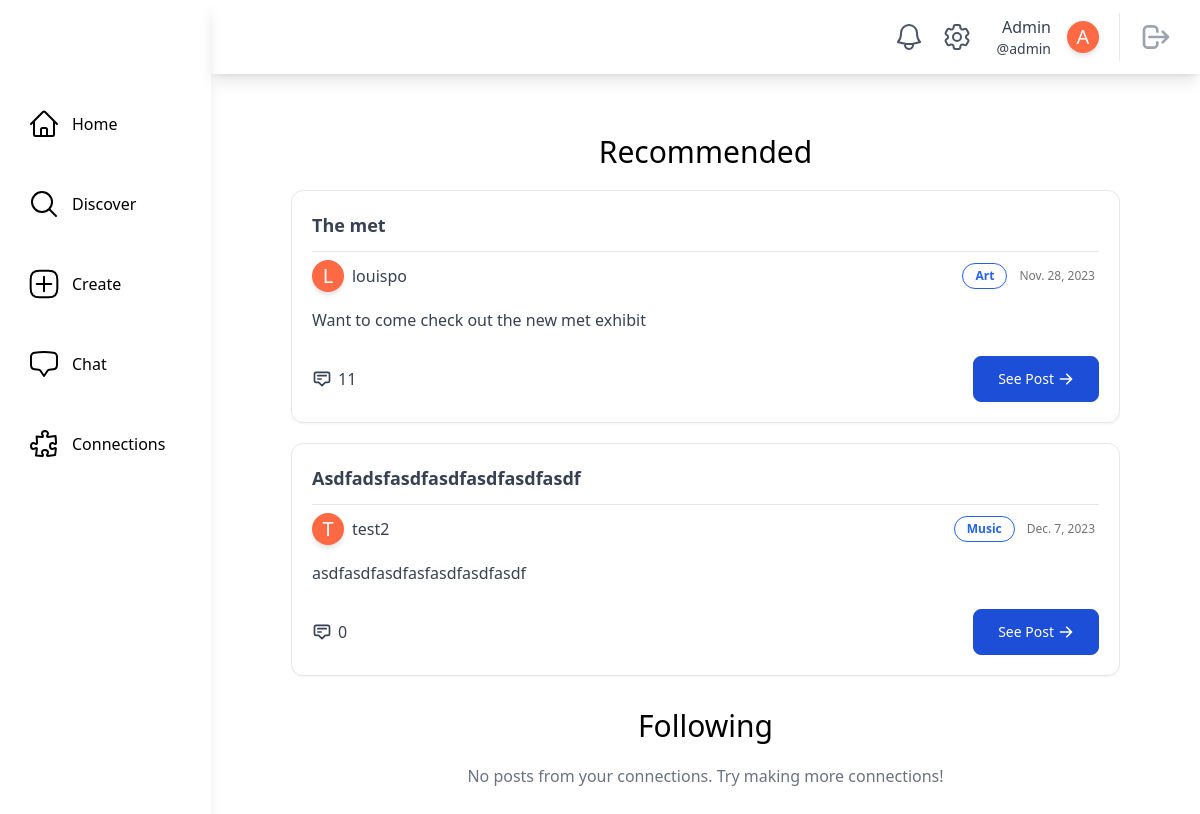
/home/ (signed in), run on an earlier commit of the app's database.
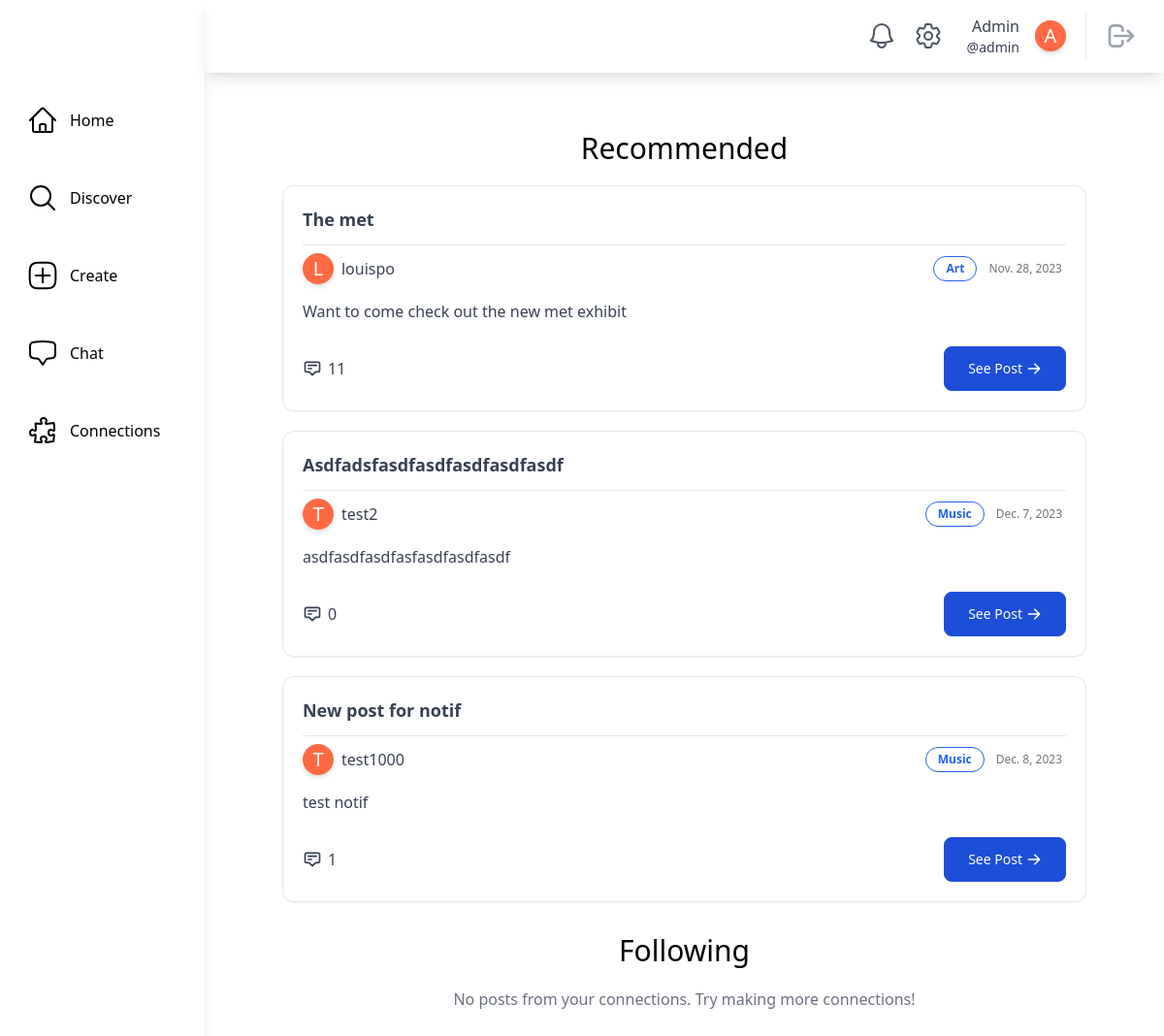
And on a later commit of the database.
### main/models.py (models this page shows, shortened)
class SocialUser(AbstractUser):
    class Pronouns(models.IntegerChoices):
        SHE = 1, _("She/Her")
        HE = 2, _("He/Him")
        THEY = 3, _("They/Them")
        OTHER = 4, _("Other/Prefer Not To Say")
    username = models.CharField(max_length=30, unique=True)
    email = models.EmailField(unique=True, default="@nyu.edu")
    full_name = models.CharField(max_length=50, default="")
    pronouns = models.IntegerField(default=Pronouns.OTHER, choices=Pronouns.choices)
    date_of_birth = models.DateField(null=True, validators=[validate_age])
    major = models.CharField(max_length=100, default="undeclared")
    tags = models.ManyToManyField(InterestTag, related_name="tags")
    profile_picture = models.ImageField(
        upload_to="profile_pics/", null=True, blank=True
    )
    timestamp = models.DateTimeField("timestamp", default=timezone.now)  # joined

class InterestTag(models.Model):
    name = models.CharField(max_length=50, unique=True)
    class Meta:
        db_table = "interest_tags"
        verbose_name_plural = "Interest Tags"
    def __str__(self):
        return self.name

### posts/models.py (models this page shows, shortened)
class ActivityPost(models.Model):
    class PostStatus(models.IntegerChoices):
        DRAFT = 1, _("Draft")
        ACTIVE = 2, _("Active")
        ARCHIVED = 3, _("Archived")
    class Meta:
        db_table = "activity_posts"
        verbose_name_plural = "Activity Posts"
    poster = models.ForeignKey(settings.AUTH_USER_MODEL, on_delete=models.CASCADE)
    timestamp = models.DateTimeField(auto_now_add=True)
    title = models.CharField(max_length=255)
    description = models.TextField(max_length=1023)
    status = models.IntegerField(default=PostStatus.DRAFT, choices=PostStatus.choices)
    tags = models.ManyToManyField(InterestTag)

### main/views.py (the view)
# urls.py: path("home/", views.HomePageView.as_view(), name="home"),
@method_decorator(login_required, name="dispatch")
class HomePageView(LoginRequiredMixin, generic.ListView):
    model = ActivityPost
    template_name = "main/home.html"
    def get_context_data(self, **kwargs):
        context = super().get_context_data(**kwargs)
        interests_posts = ActivityPost.objects.filter(
            tags__in=self.request.user.tags.all(),
            status=ActivityPost.PostStatus.ACTIVE,
        )
        blocked_users = Block.get_blocked_users(self.request.user)
        blocking_users = Block.get_blocking_users(self.request.user)
        context["interests_posts"] = interests_posts.exclude(
            poster__in=blocked_users
        ).exclude(poster__in=blocking_users)
        user_connections = Connection.get_active_connections(self.request.user)
        connected_users = [
            connection.receiver
            if connection.receiver != self.request.user
            else connection.requester
            for connection in user_connections
        ]
        context["connection_posts"] = ActivityPost.objects.filter(
            poster__in=connected_users,
            status=ActivityPost.PostStatus.ACTIVE,
        )
        return context

### main/models.py (called while the page is built)
    @classmethod
    def count_unread_notifications(cls, user):
        return (
            cls.objects.filter(models.Q(recipient_user=user, is_read=False))
            .all()
            .order_by("-timestamp")
            .count()
        )

    @classmethod
    def get_active_connections(cls, user):
        return cls.objects.filter(
            (models.Q(requester=user) | models.Q(receiver=user))
            & models.Q(status=Connection.ConnectionStatus.CONNECTED)
        ).all()

    @classmethod
    def get_blocked_users(cls, user):
        return user.blocked_users.all().order_by("timestamp").values("blocked_user")

    @classmethod
    def get_blocking_users(cls, user):
        return user.blocking_users.all().values("blocker")

### theme/templatetags/theme_customfilters.py (called while the page is built)
@register.filter
def count_unread_notifications(user):
    return Notification.count_unread_notifications(user)

### main/templates/main/home.html (shortened to what this page needs)
{% extends "base.html" %}
{% block content %}
    <div class="m-20 mt-5 overflow-auto">
        <div class="justify-center">
            <div class="container mx-auto mt-10 mb-10 overflow-scroll">
                <div class="text-3xl mb-5 text-center">Recommended</div>
                    {% if interests_posts %}
                        {% for post in interests_posts %}
                            {% if post.poster != user %}
                                <div class="mb-5 w-full">{% include "posts/post_card.html" with post=post %}</div>
                            {% endif %}
                        {% endfor %}
                    {% else %}
                        <p class="text-center text-gray-500">No recommended posts. Try adding some interests in your profile!</p>
                    {% endif %}
                <div class="text-3xl mb-5 text-center">Following</div>
                <div class="mt-5">
                    {% if connection_posts %}
                        {% for post in connection_posts %}
                            {% if post.poster != user %}
                                <div class="mb-5">{% include "posts/post_card.html" with post=post %}</div>
                            {% endif %}
                        {% endfor %}
                    {% else %}
                        <p class="text-center text-gray-500">No posts from your connections. Try making more connections!</p>
                    {% endif %}
                </div>
            </div>
        </div>
    </div>
{% endblock content %}

### theme/templates/base.html (shortened to what this page needs)
{% load static tailwind_tags %}
{% load theme_customfilters %}
<!DOCTYPE html>
<html lang="en">
    <head>
        {% tailwind_css %}
    </head>
    <body class="flex bg-white min-h-screen">
        {% if user.is_authenticated %}
            <div class="h-screen w-full bg-white relative flex overflow-hidden">
                <aside class="h-full shadow-lg w-64 flex flex-col space-y-10 items-start relative bg-white text-black">
                    <div class="h-16 flex items-center w-full">
                    </div>
                    <a href="{% url 'main:home' %}"
                       class="flex items-center ml-6 p-1 rounded hover:bg-gray-100 focus:bg-gray-100 transition duration-200 transform hover:scale-110">
                        <span class="ml-3">Home</span>
                    </a>
                    <a href="{% url 'main:discover' %}"
                       class="flex items-center ml-6 p-1 rounded hover:bg-gray-100 focus:bg-gray-100 transition duration-200 transform hover:scale-110">
                        <svg xmlns="http://www.w3.org/2000/svg"
                             fill="none"
                             viewBox="0 0 24 24"
                             stroke-width="1.5"
                             stroke="currentColor"
                             class="w-8 h-8">
                            <path stroke-linecap="round" stroke-linejoin="round" d="M21 21l-5.197-5.197m0 0A7.5 7.5 0 105.196 5.196a7.5 7.5 0 0010.607 10.607z" />
                        </svg>
                        <span class="ml-3">Discover</span>
                    </a>
                    <a href="{% url 'posts:create_post' %}"
                       class="flex items-center ml-6 p-1 rounded hover:bg-gray-100 focus:bg-gray-100 transition duration-200 transform hover:scale-110">
                        <span class="ml-3">Create</span>
                    </a>
                    <a href="{% url 'chat:chat_room_list' %}"
                       class="flex items-center ml-6 p-1 rounded hover:bg-gray-100 focus:bg-gray-100 transition duration-200 transform hover:scale-110">
                        <span class="ml-3">Chat</span>
                    </a>
                    <a href="{% url 'main:connections' user.username %}"
                       class="flex items-center ml-6 p-1 rounded hover:bg-gray-100 focus:bg-gray-100 transition duration-200 transform hover:scale-110">
                        <span class="ml-3">Connections</span>
                    </a>
                </aside>
                <div class="w-full h-full flex flex-col justify-between">
                    <header class="h-20 w-full flex items-center relative justify-end px-5 shadow-lg">
                        <a href="{% url 'main:notifications' user.username %}"
                           class="relative p-2 text-gray-600 hover:bg-gray-100 hover:text-gray-600 focus:bg-gray-100 focus:text-gray-600 rounded-full">
                           <span class="absolute top-1 left-6 text-xs bg-red-500 text-white font-medium px-1 shadow-lg rounded-full border-2 border-white">
                           </span>
                        </a>
                            <a href="{% url 'main:settings' user.username %}"
                            class="relative p-2 text-gray-600 hover:bg-gray-100 hover:text-gray-600 focus:bg-gray-100 focus:text-gray-600 rounded-full">
                        </a>
                        <a href="{% url 'main:profile_page' user.username %}"
                           class="rounded hover:bg-gray-100 hover:text-gray-600 focus:bg-gray-100 focus:text-gray-600 px-2 ml-2">
                            <div class="flex flex-shrink-0 items-center space-x-4 text-gray-700">
                                <div class="flex flex-col items-end ">
                                    <div class="text-md font-medium ">{{ user.full_name|capfirst }}</div>
                                    <div class="text-sm font-regular">@{{ user.username }}</div>
                                </div>
                                <div class="rounded-full h-8 w-8 bg-[#ff6a45] flex items-center justify-center shadow-md border-white transition duration-200 transform hover:scale-110">
                                    {% if user.profile_picture %}
                                        {% comment %} Profile Picture with same shape {% endcomment %}
                                    {% else %}
                                            <span class="text-white text-xl">{{ user.full_name|first|capfirst }}</span>
                                    {% endif %}
                                </div>
                            </div>
                        </a>
                        <div class="border-l pl-3 ml-3 space-x-1">
                            <button class="relative p-2 text-gray-400 hover:bg-gray-100 hover:text-gray-600 focus:bg-gray-100 focus:text-gray-600 rounded-full">
                                <a href="{% url 'main:logout' %}">
                                    <svg aria-hidden="true"
                                         fill="none"
                                         viewBox="0 0 24 24"
                                         stroke="currentColor"
                                         class="h-8 w-8">
                                        <path stroke-linecap="round" stroke-linejoin="round" stroke-width="2" d="M17 16l4-4m0 0l-4-4m4 4H7m6 4v1a3 3 0 01-3 3H6a3 3 0 01-3-3V7a3 3 0 013-3h4a3 3 0 013 3v1" />
                                    </svg>
                                </a>
                            </button>
                        </div>
                    </header>
                    <main class="max-w-full h-full flex flex-col relative overflow-auto">
                        {% block content %}
                        {% endblock content %}
                    </main>
                </div>
            </div>
        {% endif %}
    </body>
</html>

### posts/templates/posts/post_card.html
<div class="rounded-xl border p-5 shadow-sm bg-white">
    <div class="text-lg font-bold text-gray-700 border-b pb-3">{{ post.title|capfirst }}</div>
    <div class="flex flex-wrap w-full items-center justify-between">
        <a href="{% url 'main:profile_page' post.poster.username %}"
           class="flex items-center hover:bg-gray-100 rounded hover:text-gray-600 focus:bg-gray-100 focus:text-gray-600 mt-2">
           <div class="rounded-full h-8 w-8 bg-[#ff6a45] flex items-center justify-center shadow-md border-white transition duration-200 transform hover:scale-110">
              {% if post.poster.profile_picture %}
                 {% comment %} Profile Picture with same shape {% endcomment %}
              {% else %}
                 <span class="text-white text-xl">{{ post.poster.full_name|first|capfirst }}</span>
              {% endif %}
           </div>
           <div class="flex items-center ml-2">
              <div class="text-md font-regular text-gray-700">{{ post.poster.username }}</div>
           </div>
        </a>
        <div class="flex flex-wrap justify-self-end items-center">
            <div class="flex items-center justify-items-start mr-2 mt-2">
                {% for tag in post.tags.all %}
                    <button class="mr-1 rounded-2xl border border-blue-600 text-blue-600 bg-white px-3 py-1 text-xs font-semibold">{{ tag }}</button>
                {% endfor %}
            </div>
            <div class="text-xs text-neutral-500 text-right mr-1 mt-2">{{ post.timestamp.date }}</div>
        </div>
    </div>
    <div class="mt-4 mb-6">
        <div class="text-gray-700">{{ post.description }}</div>
    </div>
    <div class="w-full flex flex-row justify-between">
        <div class="flex items-center transition text-gray-700 hover:text-gray-700">
            <svg xmlns="http://www.w3.org/2000/svg"
                 class="mr-1.5 h-5 w-5"
                 fill="none"
                 viewBox="0 0 24 24"
                 stroke="currentColor"
                 stroke-width="2">
                <path stroke-linecap="round" stroke-linejoin="round" d="M7 8h10M7 12h4m1 8l-4-4H5a2 2 0 01-2-2V6a2 2 0 012-2h14a2 2 0 012 2v8a2 2 0 01-2 2h-3l-4 4z" />
            </svg>
            <span>{{ post.comments.count }}</span>
        </div>
        <a href="{% url 'posts:post_details' poster=post.poster pk=post.id %}"
           class="inline-flex items-center justify-center px-6 py-3 mb-2 text-sm text-white bg-blue-700 rounded-lg border border-blue-700 hover:bg-blue-800 focus:ring-4 focus:outline-none focus:ring-blue-300 sm:w-auto sm:mb-0"
           data-primary="green-400"
           data-rounded="rounded-2xl"
           data-primary-reset="{}">
            See Post
            <svg class="w-4 h-4 ml-1"
                 xmlns="http://www.w3.org/2000/svg"
                 viewBox="0 0 20 20"
                 fill="currentColor">
                <path fill-rule="evenodd" d="M10.293 3.293a1 1 0 011.414 0l6 6a1 1 0 010 1.414l-6 6a1 1 0 01-1.414-1.414L14.586 11H3a1 1 0 110-2h11.586l-4.293-4.293a1 1 0 010-1.414z" clip-rule="evenodd">
                </path>
            </svg>
        </a>
    </div>
</div>

What changed in the data, as far as the page shows it:
added ActivityPost: title "New post for notif", poster.full_name|first "T", poster.username "test1000", timestamp "Dec. 8, 2023", description "test notif", comments.count "1", InterestTag (name "Music")
